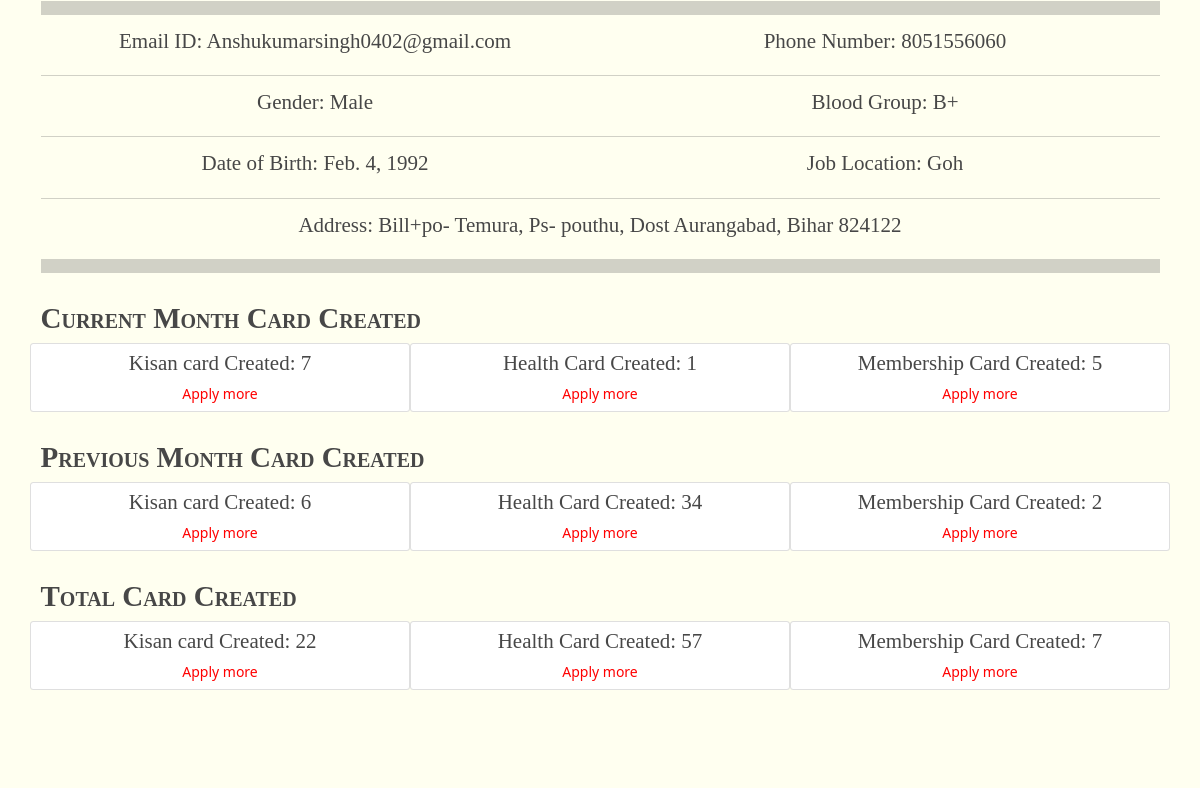
The app's page /profile (signed in, middle part), older data.
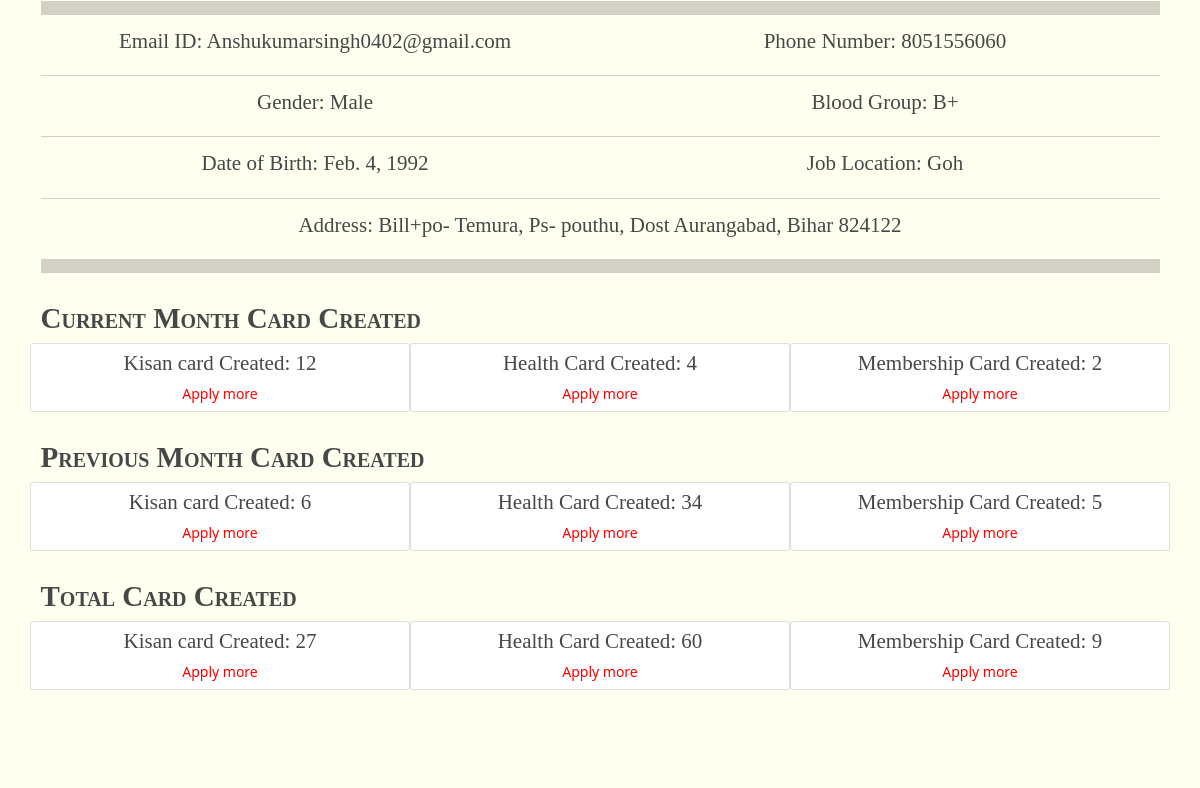
The same page, newer data.
### EmployeeProfile/models.py (models this page shows)
class EmployeeProfile(models.Model):
    emmloyeeid = models.CharField(max_length=14, default="",unique=True,)
    email = models.CharField(max_length=100, unique=True,)
    user = models.OneToOneField(User, on_delete=models.CASCADE, related_name='profile')
    name = models.CharField(max_length=50, unique=False)
    phone_number = models.CharField(max_length=10, unique=True, null=False, blank=False)
    GENDER_CHOICES = (
        ('Male', 'Male'),
        ('Female', 'Female'),
    )
    gender = models.CharField(max_length=6, choices=GENDER_CHOICES)
    JOB_CHOICES = (
        ('DISTRICT DEVELOPMENT MANAGER', 'DISTRICT DEVELOPMENT MANAGER'),
        ('BLOCK DEVELOPMENT MANAGER', 'BLOCK DEVELOPMENT MANAGER'),
        ('FIELD EXECUTIVE', 'FIELD EXECUTIVE'),
        ('AGRICULTURAL ADVISOR', 'AGRICULTURAL ADVISOR'),
        ('COMPUTER TRAINER', 'COMPUTER TRAINER'),
        ('BEAUTICIAN', 'BEAUTICIAN'),
        ('TAILORING', 'TAILORING'),
        ('Office Boy/Peon', 'Office Boy/Peon'),
        ('Banking Trainer', 'Banking Trainer'),
        ('Regional Manager', 'Regional Manager'),
        ('Accountant/Cashier', 'Accountant/Cashier'),
        ('Receptionist', 'Receptionist'),
    )
    designation = models.CharField(max_length=32, choices=JOB_CHOICES)
    job_location = models.CharField(max_length=100, default="")
    bloodgroup = models.CharField(max_length=10, default="")
    dob = models.DateField()
    Address = models.CharField(max_length=500, default="")
    image = models.ImageField(upload_to="Employee", blank=True, null=True)
    total_health_card_created = models.IntegerField(default=0)
    total_kisan_card_created = models.IntegerField(default=0)
    total_membership_card_created = models.IntegerField(default=0)
    current_month_health_card_created = models.IntegerField(default=0)
    current_month_kisan_card_created = models.IntegerField(default=0)
    current_month_membership_card_created = models.IntegerField(default=0)
    previous_month_health_card_created = models.IntegerField(default=0)
    previous_month_kisan_card_created = models.IntegerField(default=0)
    previous_month_membership_card_created = models.IntegerField(default=0)
    class Meta:
        db_table = "profile"
        verbose_name_plural = "Employee Profiles"

### ifheplapp/views.py (the view)
# urls.py: path('profile', views.profile, name="profile"),
@login_required(login_url='/login')
def profile(request):
    profile = EmployeeProfile.objects.filter(user=request.user)
    for i in profile:
        kisan_count = len(KisanCard.objects.filter(employeeID=i.emmloyeeid))
        kisan_count = kisan_count if kisan_count else 0
        membership_count = len(
            Membership.objects.filter(employeeID=i.emmloyeeid))
        membership_count = membership_count if membership_count else 0
        health_count = len(HealthCard.objects.filter(employeeID=i.emmloyeeid))
        health_count = health_count if health_count else 0
    return render(request, "profile.html", {"profile": profile, "kisan_count": kisan_count, "membership_count": membership_count, "health_count": health_count})

### ifheplapp/templates/profile.html (shortened to what this page needs)
{% extends 'extends/base.html' %}
{% block body %}
<div class="row1" style="background-color: rgb(255, 255, 240);">
  <div class="container">
    <div class="my-2">
      {% for prof in profile %}
      <hr class="py-2">
      <div class="row">
        <div class="col-md-6 text-center">
          <h4>Email ID: {{prof.email}}</h4>
        </div>
        <div class="col-md-6 text-center">
          <h4>Phone Number: {{prof.phone_number}}</h4>
        </div>
      </div>
      <hr>
      <div class="row">
        <div class="col-md-6 text-center">
          <h4>Gender: {{prof.gender}}</h4>
        </div>
        <div class="col-md-6 text-center">
          <h4>Blood Group: {{prof.bloodgroup}}</h4>
        </div>
      </div>
      <hr>
      <div class="row">
        <div class="col-md-6 text-center">
          <h4>Date of Birth: {{prof.dob}}</h4>
        </div>
        <div class="col-md-6 text-center">
          <h4>Job Location: {{prof.job_location}}</h4>
        </div>
      </div>
      <hr>
      <div class="row">
        <div class="col-md text-center">
          <h4>Address: {{prof.Address}}</h4>
        </div>
      </div>
      <hr class="py-2">
      <div class="row py-3">
        <h3 class="logoname">Current Month Card Created</h3>
        <div class="col-md-4 text-center card py-2">
          <h4>Kisan card Created: {{prof.current_month_kisan_card_created}}</h4>
          <a style="color: red;" href="/card/Kisan-Card/apply">Apply more</a>
        </div>
        <div class="col-md-4 text-center card py-2">
          <h4>Health Card Created: {{prof.current_month_health_card_created}}</h4>
          <a style="color: red;" href="/card/Health-Card/apply">Apply more</a>
        </div>
        <div class="col-md-4 text-center card py-2">
          <h4>Membership Card Created: {{prof.current_month_membership_card_created}}</h4>
          <a style="color: red;" href="/membership">Apply more</a>
        </div>
      </div>
      <div class="row py-3">
        <h3 class="logoname">Previous Month Card Created</h3>
        <div class="col-md-4 text-center card py-2">
          <h4>Kisan card Created: {{prof.previous_month_kisan_card_created}}</h4>
          <a style="color: red;" href="/card/Kisan-Card/apply">Apply more</a>
        </div>
        <div class="col-md-4 text-center card py-2">
          <h4>Health Card Created: {{prof.previous_month_health_card_created}}</h4>
          <a style="color: red;" href="/card/Health-Card/apply">Apply more</a>
        </div>
        <div class="col-md-4 text-center card py-2">
          <h4>Membership Card Created: {{prof.previous_month_membership_card_created}}</h4>
          <a style="color: red;" href="/membership">Apply more</a>
        </div>
      </div>
      <div class="row py-3">
        <h3 class="logoname">Total Card Created</h3>
        <div class="col-md-4 text-center card py-2">
          <h4>Kisan card Created: {{prof.total_kisan_card_created}}</h4>
          <a style="color: red;" href="/card/Kisan-Card/apply">Apply more</a>
        </div>
        <div class="col-md-4 text-center card py-2">
          <h4>Health Card Created: {{prof.total_health_card_created}}</h4>
          <a style="color: red;" href="/card/Health-Card/apply">Apply more</a>
        </div>
        <div class="col-md-4 text-center card py-2">
          <h4>Membership Card Created: {{prof.total_membership_card_created}}</h4>
          <a style="color: red;" href="/membership">Apply more</a>
        </div>
      </div>
      {% endfor %}
    </div>
  </div>
</div>
{% endblock body %}

### ifheplapp/templates/extends/base.html (shortened to what this page needs)
<!DOCTYPE html>
<html lang="">
<head>
  <link href="/static/styles/layout.css" rel="stylesheet" type="text/css" media="all">
  <link href="/static/styles/owl.carousel.min.css" rel="stylesheet" type="text/css" media="all">
  <link href="https://cdn.jsdelivr.net/npm/bootstrap@5.1.3/dist/css/bootstrap.min.css" rel="stylesheet"
>
</head>
<body id="top" onload="myFunction()">
    {% block body %}{% endblock body %}
</body>
</html>

### ifheplapp/static/styles/layout.css (style rules this page uses)
.row1 { border-top:1px solid; }
.container { padding:80px 0; }
*, *::before, *::after { transition:all .3s ease-in-out; }
body { color:#A8A8A8; background-color:#151618; }
a { color:#f29494; }
hr, .borderedbox { border-color:#D7D7D7; }
.logoname { color:inherit; }
.row1 { color:#474747; background-color:#FFFFFF; border-color:rgba(0,0,0,.1); }

### ifheplapp/static/styles/framework.css (style rules this page uses)
html { overflow-y:scroll; overflow-x:hidden; }
html, body { margin:0; padding:0; font-size:14px; line-height:1.6em; }
*, *::before, *::after { box-sizing:border-box; }
.logoname { display:inline-block; min-width:170px; font-size:29px; font-variant:small-caps; font-weight:700; }
a { outline:none; text-decoration:none; }
body, input, textarea, select { font-family:Verdana, Geneva, sans-serif; }
h1, h2, h3, h4, h5, h6, .heading { font-family:Georgia, "Times New Roman", Times, serif; }
::placeholder { opacity:1; }
h1, h2, h3, h4, h5, h6, .heading { margin:0 0 20px 0; font-size:1.4rem; line-height:normal; font-weight:normal; }
hr { display:block; width:100%; height:1px; border:solid; border-width:1px 0 0 0; }

### ifheplapp/templates/extends/base.html (style rules this page uses)
a { text-decoration: none !important; }

Row changes from the older to the newer data that the page shows:
changed EmployeeProfile "Anshukumarsingh0402@gmail.com": current_month_kisan_card_created "7" → "12"; current_month_health_card_created "1" → "4"; current_month_membership_card_created "5" → "2"; previous_month_membership_card_created "2" → "5"; total_kisan_card_created "22" → "27"; total_health_card_created "57" → "60"; total_membership_card_created "7" → "9"
